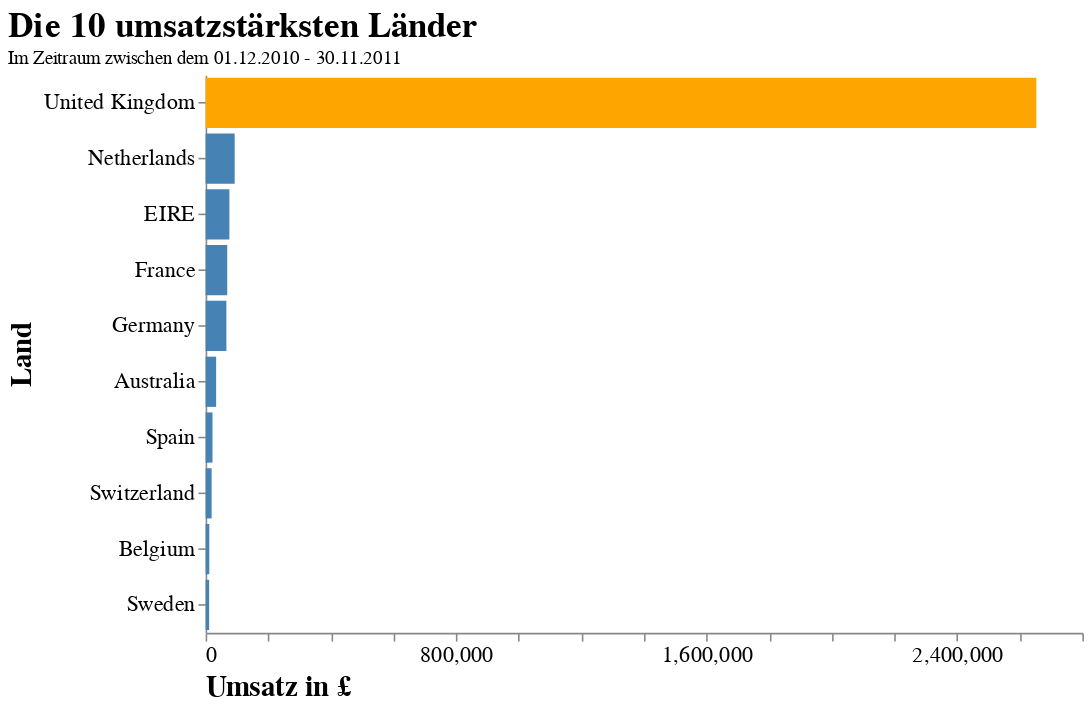

The code cell stored with this chart in its notebook:
### Code cell
# Filter nach den umsatzstärksten Ländern
df_plot = df.groupby("Country").sum().sort_values(["TotalPrice"], ascending=False)[:10]
df_plot["Country"] = df_plot.index


# Visualisierung der umsatzstärksten Kunden
chart_co1 = alt.Chart(df_plot).mark_bar().encode(
    x=alt.X("TotalPrice",
            axis=alt.Axis(title="Umsatz in £", 
                          labelAngle=0,
                          titleAnchor="start",
                          grid=False)),
    y=alt.Y("Country",
            sort="-x", 
            axis=alt.Axis(title = "Land",
                          titleAnchor="middle")),
    color=alt.condition(
        alt.FieldOneOfPredicate("Country", ["United Kingdom"]),
        alt.value("orange"),     
        alt.value("steelblue")     
    )
).properties(
    title={"text":["Die 10 umsatzstärksten Länder"], "subtitle":["Im Zeitraum zwischen dem 01.12.2010 - 30.11.2011"]},
    width=550,
    height=350
).configure_view(
    strokeWidth=0
).configure_title(
    fontSize=22,
    font="Arial",
    color="black",
    anchor="start"
).configure_axis(
    labelFont="Arial",
    titleFont="Arial",
    labelFontSize=14,
    titleFontSize=18
)
chart_co1

### Figure 1 — Vega-Lite specification as saved in the notebook (floating-point values rounded to 4 significant figures)
{"config": {"view": {"continuousWidth": 400, "continuousHeight": 300, "strokeWidth": 0}, "axis": {"labelFont": "Arial", "labelFontSize": 14, "titleFont": "Arial", "titleFontSize": 18}, "title": {"anchor": "start", "color": "black", "font": "Arial", "fontSize": 22}}, "data": {"name": "data-c3797f6b9359a9573fdbad1528e4443e"}, "mark": "bar", "encoding": {"color": {"condition": {"value": "orange", "test": {"field": "Country", "oneOf": ["United Kingdom"]}}, "value": "steelblue"}, "x": {"axis": {"grid": false, "labelAngle": 0, "title": "Umsatz in £", "titleAnchor": "start"}, "field": "TotalPrice", "type": "quantitative"}, "y": {"axis": {"title": "Land", "titleAnchor": "middle"}, "field": "Country", "sort": "-x", "type": "nominal"}}, "height": 350, "title": {"text": ["Die 10 umsatzstärksten Länder"], "subtitle": ["Im Zeitraum zwischen dem 01.12.2010 - 30.11.2011"]}, "width": 550, "$schema": "https://vega.github.io/schema/vega-lite/v4.17.0.json", "datasets": {"data-c3797f6b9359a9573fdbad1528e4443e": [{"Quantity": 1353061, "UnitPrice": 530000.0, "CustomerID": 1940000000.0, "TotalPrice": 2653000.0, "Country": "United Kingdom"}, {"Quantity": 66368, "UnitPrice": 1621.0, "CustomerID": 10390000.0, "TotalPrice": 92790.0, "Country": "Netherlands"}, {"Quantity": 41084, "UnitPrice": 9064.0, "CustomerID": 32280000.0, "TotalPrice": 75930.0, "Country": "EIRE"}, {"Quantity": 40162, "UnitPrice": 8376.0, "CustomerID": 38380000.0, "TotalPrice": 68970.0, "Country": "France"}, {"Quantity": 39208, "UnitPrice": 8857.0, "CustomerID": 40240000.0, "TotalPrice": 66310.0, "Country": "Germany"}, {"Quantity": 17358, "UnitPrice": 895.2, "CustomerID": 3728000.0, "TotalPrice": 33600.0, "Country": "Australia"}, {"Quantity": 10561, "UnitPrice": 3355.0, "CustomerID": 12780000.0, "TotalPrice": 21920.0, "Country": "Spain"}, {"Quantity": 11594, "UnitPrice": 1923.0, "CustomerID": 8579000.0, "TotalPrice": 19180.0, "Country": "Switzerland"}, {"Quantity": 6406, "UnitPrice": 1874.0, "CustomerID": 6883000.0, "TotalPrice": 11720.0, "Country": "Belgium"}, {"Quantity": 11194, "UnitPrice": 289.5, "CustomerID": 2225000.0, "TotalPrice": 11250.0, "Country": "Sweden"}]}}
